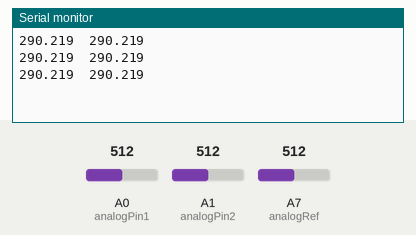
Recording of a sketch running on a simulated Arduino Nano, built with avr-gcc and run on an emulated ATmega328P. Shown: the last lines printed to the serial monitor. Inputs (shaded band) come from the test bench; at power-on: A7 (analogRef) = 512, A0 (analogPin1) = 512, A1 (analogPin2) = 512.

Above: at 1.2 s.
1.3 s: A7 (analogRef) set to 0
At 2.16 s:
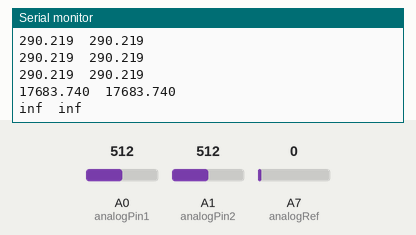
4.0 s: A0 (analogPin1) set to 0
At 4.74 s:
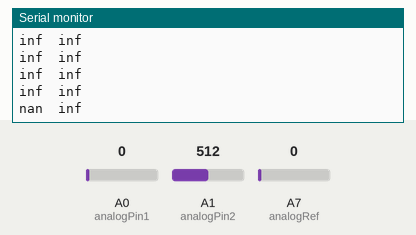
6.6 s: A1 (analogPin2) set to 0
At 7.32 s:
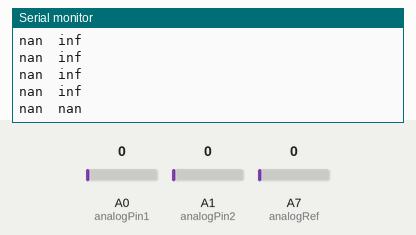
9.2 s: A0 (analogPin1) set to 122
At 9.57 s:
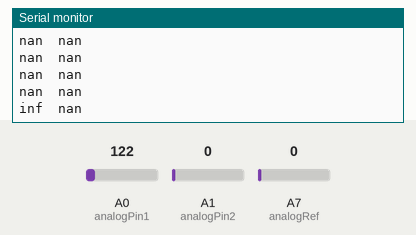
11.5 s: A7 (analogRef) set to 122
At 11.51 s:
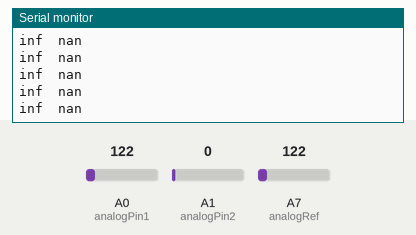
13.0 s: A1 (analogPin2) set to 122
At 13.12 s:
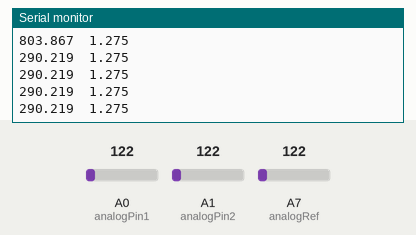
Timing chart, 0 to 15.5 s (numbered marks = the images above; inputs shaded):
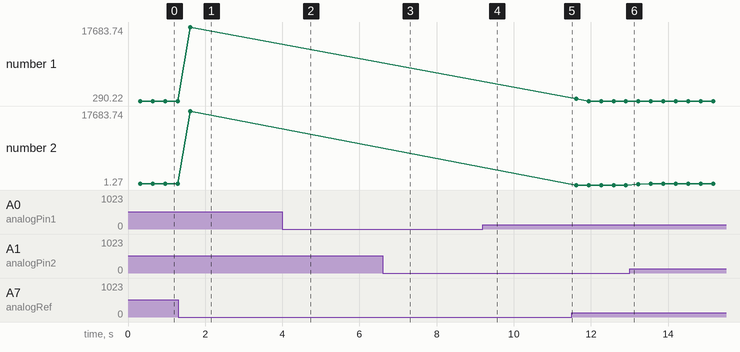

Measured:
- after the input at 1.3 s, the serial monitor: prints a new line after 0.32 s (image 1)
- after the input at 4.0 s, the serial monitor: prints a new line after 0.52 s (image 2)
- after the input at 6.6 s, the serial monitor: prints a new line after 0.50 s (image 3)
- after the input at 9.2 s, the serial monitor: prints a new line after 0.16 s (image 4)
- plotted number 1: 290.22 → 17683.74 after the input at 1.3 s, 17683.74 → 290.22 after the input at 11.5 s
- plotted number 2: 290.22 → 17683.74 after the input at 1.3 s, 17683.74 → 1.27 after the input at 11.5 s

The sketch:

lineMonitor.ino
```cpp
int analogPin1 = A0; // potentiometer wiper (middle terminal) connected to analog pin 3
                    // outside leads to ground and +5V
int analogPin2 = A1; // potentiometer wiper (middle terminal) connected to analog pin 3
                    // outside leads to ground and +5V
int analogRef = A7;
int val1=0 ;  // variable to store the value read
int val2=0 ;  // variable to store the value read
int ref=0 ;
float reader=0.0; // variable to store number of samples
float storageV1=0.0; // variable to store sum of samples
float storageV2=0.0; // variable to store sum of samples
float storageR=0.0;
void setup() {

  // put your setup code here, to run once:
  Serial.begin(9600);           //  setup serial
  analogReference(DEFAULT);
}

void loop() {
  // put your main code here, to run repeatedly:
  while(reader<190){
      val1 = analogRead(analogPin1);  // read the input pin
      val1 = analogRead(analogPin1);  // read the input pin
      //Serial.println(val1);
      val2 = analogRead(analogPin2);  // read the input pin
      val2 = analogRead(analogPin2);  // read the input pin
      //Serial.println(val2);
      ref = analogRead(analogRef);
      ref = analogRead(analogRef);
      storageV1+=(val1);
      storageV2+=(val2);
      storageR+=(ref);
      reader+=1.0;
      delay(1);
  }
  storageV1 = storageV1/reader;
  storageV2 = storageV2/reader;
  storageR = storageR/reader;

  storageV1 = storageV1/storageR*3.372;
  storageV2 = storageV2/storageR*3.372;

  //Serial.println(storageV1);
  //Serial.println(storageV2);
  Serial.print(82.7226*storageV1+1.5002379*log(233.034652422*storageV1+1)+1.2749,3); // debug value
  Serial.print("  ");
  Serial.println(82.7226*storageV2+1.5002379*log(233.034652422*storageV2+1)+1.2749,3); // debug value
  storageV1=0.0;
  storageV2=0.0;
  storageR=0.0;
  reader=0.0;
}
```
